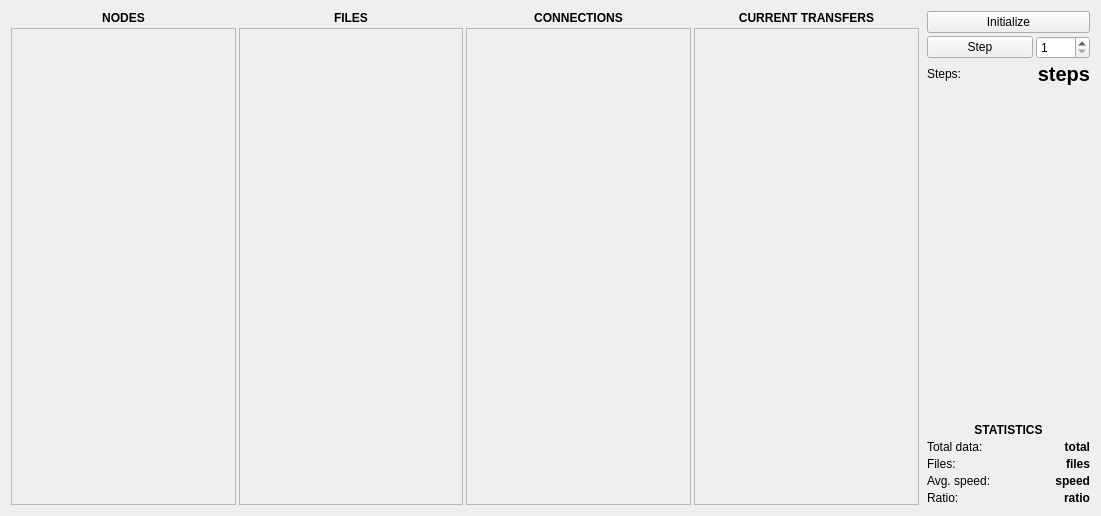
<?xml version="1.0" encoding="UTF-8"?>
<ui version="4.0">
 <class>Form</class>
 <widget class="QWidget" name="Form">
  <property name="geometry">
   <rect>
    <x>0</x>
    <y>0</y>
    <width>1101</width>
    <height>516</height>
   </rect>
  </property>
  <property name="windowTitle">
   <string>SOB Projekt - Grzegorz Kowalski, Bartosz Gołębiowski</string>
  </property>
  <layout class="QHBoxLayout" name="horizontalLayout_6" stretch="4,4,4,4,3">
   <property name="spacing">
    <number>3</number>
   </property>
   <item>
    <layout class="QVBoxLayout" name="verticalLayout">
     <item>
      <widget class="QLabel" name="nodes_label">
       <property name="font">
        <font>
         <weight>75</weight>
         <bold>true</bold>
        </font>
       </property>
       <property name="text">
        <string>NODES</string>
       </property>
       <property name="alignment">
        <set>Qt::AlignCenter</set>
       </property>
      </widget>
     </item>
     <item>
      <widget class="QScrollArea" name="NodeList">
       <property name="widgetResizable">
        <bool>true</bool>
       </property>
       <widget class="QWidget" name="NodeListContent">
        <property name="geometry">
         <rect>
          <x>0</x>
          <y>0</y>
          <width>221</width>
          <height>471</height>
         </rect>
        </property>
       </widget>
      </widget>
     </item>
    </layout>
   </item>
   <item>
    <layout class="QVBoxLayout" name="verticalLayout_2">
     <item>
      <widget class="QLabel" name="files_label">
       <property name="font">
        <font>
         <weight>75</weight>
         <bold>true</bold>
        </font>
       </property>
       <property name="text">
        <string>FILES</string>
       </property>
       <property name="alignment">
        <set>Qt::AlignCenter</set>
       </property>
      </widget>
     </item>
     <item>
      <widget class="QScrollArea" name="FileList">
       <property name="widgetResizable">
        <bool>true</bool>
       </property>
       <widget class="QWidget" name="FileListContent">
        <property name="geometry">
         <rect>
          <x>0</x>
          <y>0</y>
          <width>222</width>
          <height>471</height>
         </rect>
        </property>
       </widget>
      </widget>
     </item>
    </layout>
   </item>
   <item>
    <layout class="QVBoxLayout" name="verticalLayout_3">
     <item>
      <widget class="QLabel" name="label_3">
       <property name="font">
        <font>
         <weight>75</weight>
         <bold>true</bold>
        </font>
       </property>
       <property name="text">
        <string>CONNECTIONS</string>
       </property>
       <property name="alignment">
        <set>Qt::AlignCenter</set>
       </property>
      </widget>
     </item>
     <item>
      <widget class="QScrollArea" name="ConnectionList">
       <property name="widgetResizable">
        <bool>true</bool>
       </property>
       <widget class="QWidget" name="ConnectionListContent">
        <property name="geometry">
         <rect>
          <x>0</x>
          <y>0</y>
          <width>221</width>
          <height>471</height>
         </rect>
        </property>
       </widget>
      </widget>
     </item>
    </layout>
   </item>
   <item>
    <layout class="QVBoxLayout" name="verticalLayout_4">
     <item>
      <widget class="QLabel" name="label_4">
       <property name="font">
        <font>
         <weight>75</weight>
         <bold>true</bold>
        </font>
       </property>
       <property name="text">
        <string>CURRENT TRANSFERS</string>
       </property>
       <property name="alignment">
        <set>Qt::AlignCenter</set>
       </property>
      </widget>
     </item>
     <item>
      <widget class="QScrollArea" name="ChunkList">
       <property name="widgetResizable">
        <bool>true</bool>
       </property>
       <widget class="QWidget" name="ChunkListContent">
        <property name="geometry">
         <rect>
          <x>0</x>
          <y>0</y>
          <width>222</width>
          <height>471</height>
         </rect>
        </property>
       </widget>
      </widget>
     </item>
    </layout>
   </item>
   <item>
    <layout class="QVBoxLayout" name="verticalLayout_5">
     <property name="leftMargin">
      <number>5</number>
     </property>
     <item>
      <widget class="QPushButton" name="InitializeButton">
       <property name="text">
        <string>Initialize</string>
       </property>
       <property name="icon">
        <iconset theme="reload"/>
       </property>
      </widget>
     </item>
     <item>
      <layout class="QHBoxLayout" name="horizontalLayout_7" stretch="1,0">
       <item>
        <widget class="QPushButton" name="StepButton">
         <property name="text">
          <string>Step</string>
         </property>
         <property name="icon">
          <iconset theme="forward">
           <normaloff>../../../</normaloff>../../../</iconset>
         </property>
        </widget>
       </item>
       <item>
        <widget class="QSpinBox" name="StepSpinBox">
         <property name="minimum">
          <number>1</number>
         </property>
         <property name="maximum">
          <number>1000</number>
         </property>
        </widget>
       </item>
      </layout>
     </item>
     <item>
      <layout class="QHBoxLayout" name="horizontalLayout_5">
       <item>
        <widget class="QLabel" name="label_14">
         <property name="text">
          <string>Steps:</string>
         </property>
        </widget>
       </item>
       <item>
        <widget class="QLabel" name="StepsLabel">
         <property name="font">
          <font>
           <pointsize>15</pointsize>
           <weight>75</weight>
           <bold>true</bold>
          </font>
         </property>
         <property name="text">
          <string>steps</string>
         </property>
         <property name="alignment">
          <set>Qt::AlignRight|Qt::AlignTrailing|Qt::AlignVCenter</set>
         </property>
        </widget>
       </item>
      </layout>
     </item>
     <item>
      <spacer name="verticalSpacer">
       <property name="orientation">
        <enum>Qt::Vertical</enum>
       </property>
       <property name="sizeHint" stdset="0">
        <size>
         <width>20</width>
         <height>40</height>
        </size>
       </property>
      </spacer>
     </item>
     <item>
      <widget class="QLabel" name="label_5">
       <property name="font">
        <font>
         <weight>75</weight>
         <bold>true</bold>
        </font>
       </property>
       <property name="text">
        <string>STATISTICS</string>
       </property>
       <property name="alignment">
        <set>Qt::AlignCenter</set>
       </property>
      </widget>
     </item>
     <item>
      <layout class="QHBoxLayout" name="horizontalLayout">
       <item>
        <widget class="QLabel" name="label_6">
         <property name="text">
          <string>Total data:</string>
         </property>
        </widget>
       </item>
       <item>
        <widget class="QLabel" name="TotalDataLabel">
         <property name="font">
          <font>
           <weight>75</weight>
           <bold>true</bold>
          </font>
         </property>
         <property name="text">
          <string>total</string>
         </property>
         <property name="alignment">
          <set>Qt::AlignRight|Qt::AlignTrailing|Qt::AlignVCenter</set>
         </property>
        </widget>
       </item>
      </layout>
     </item>
     <item>
      <layout class="QHBoxLayout" name="horizontalLayout_2">
       <item>
        <widget class="QLabel" name="label_8">
         <property name="text">
          <string>Files:</string>
         </property>
        </widget>
       </item>
       <item>
        <widget class="QLabel" name="TotalFilesLabel">
         <property name="font">
          <font>
           <weight>75</weight>
           <bold>true</bold>
          </font>
         </property>
         <property name="text">
          <string>files</string>
         </property>
         <property name="alignment">
          <set>Qt::AlignRight|Qt::AlignTrailing|Qt::AlignVCenter</set>
         </property>
        </widget>
       </item>
      </layout>
     </item>
     <item>
      <layout class="QHBoxLayout" name="horizontalLayout_3">
       <item>
        <widget class="QLabel" name="label_10">
         <property name="text">
          <string>Avg. speed:</string>
         </property>
        </widget>
       </item>
       <item>
        <widget class="QLabel" name="AvgSpeedLabel">
         <property name="font">
          <font>
           <weight>75</weight>
           <bold>true</bold>
          </font>
         </property>
         <property name="text">
          <string>speed</string>
         </property>
         <property name="alignment">
          <set>Qt::AlignRight|Qt::AlignTrailing|Qt::AlignVCenter</set>
         </property>
        </widget>
       </item>
      </layout>
     </item>
     <item>
      <layout class="QHBoxLayout" name="horizontalLayout_4">
       <item>
        <widget class="QLabel" name="label_12">
         <property name="text">
          <string>Ratio:</string>
         </property>
        </widget>
       </item>
       <item>
        <widget class="QLabel" name="RatioLabel">
         <property name="font">
          <font>
           <weight>75</weight>
           <bold>true</bold>
          </font>
         </property>
         <property name="text">
          <string>ratio</string>
         </property>
         <property name="alignment">
          <set>Qt::AlignRight|Qt::AlignTrailing|Qt::AlignVCenter</set>
         </property>
        </widget>
       </item>
      </layout>
     </item>
    </layout>
   </item>
  </layout>
 </widget>
 <resources/>
 <connections/>
</ui>
